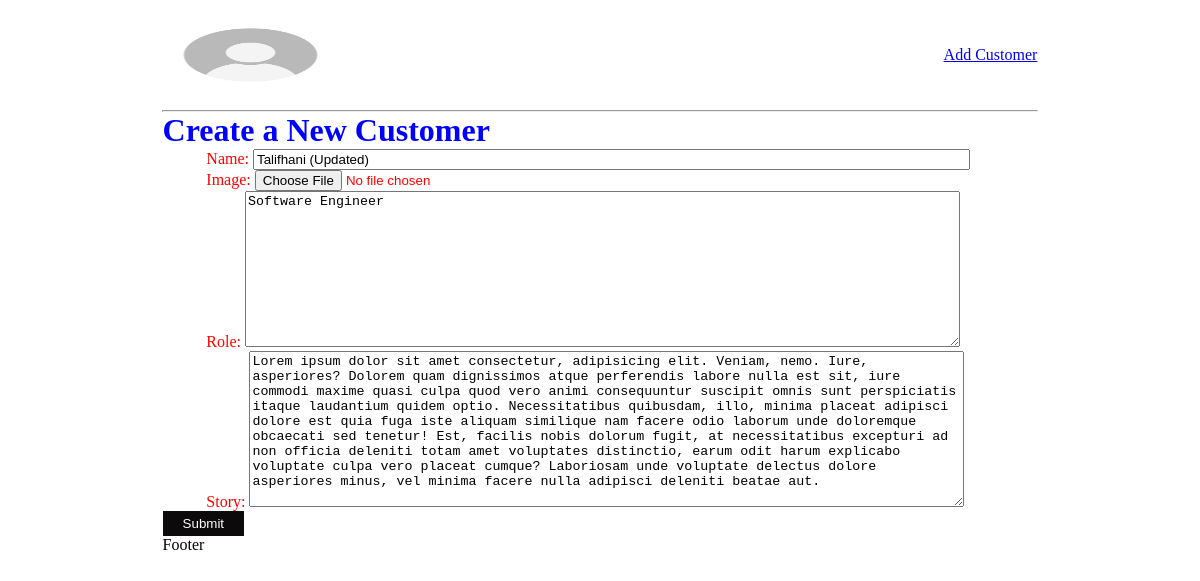
The app's page /update-customer/ba562d78-8d5e-48f3-a0ba-63f49922f26c with its own data.
### timetestapp/models.py (models this page shows, shortened)
class Customer(models.Model):
    id = models.UUIDField(primary_key=True, editable=False, unique=True, default=uuid.uuid4)
    name = models.CharField(max_length=200)
    image = models.ImageField(null=True, blank=True, default=DEFAULT)
    role = models.TextField(blank=True, null=True)
    story = models.TextField(blank=True, null=True)

### timetestapp/views.py (the view)
# urls.py: path('update-customer/<str:pk>', views.updateUser, name="update-customer"),
def updateUser(request, pk):
    customer = Customer.objects.get(id=pk)
    form = CutomerForm(instance=customer)
    if request.method == "POST":
        form = CutomerForm(request.POST, instance=customer)
        if form.is_valid():
            form.save()
            return redirect(users)
    context = {'form': form}
    return render(request, 'add-customer.html', context)

### timetestapp/forms.py
class CutomerForm(ModelForm):
    class Meta:
        model = Customer
        fields = '__all__'

### timetestapp/templates/add-customer.html (shortened to what this page needs)
<!DOCTYPE html>
<html lang="en">
  <head>
  </head>
  <body>
    {% extends 'home.html' %} {% block cont %}
    <h1>Create a New Customer</h1>
    <form action="" method="POST">
      {% csrf_token %} {{form.as_p}}
      <input type="submit" value="Submit" />
    </form>
    {% endblock cont %}

### static/css/main.css (style rules this page uses)
* { margin: 0; width: 90%; max-width: 1100px; margin: auto; }
h1 { color: blue; }
p { color: red; }
input[type=submit] { border: none; width: fit-content; padding: 5px 20px; color: white; background-color: rgb(12, 10, 10); }

### records on screen
Customer: name "Talifhani (Updated)", role "Software Engineer", story "Lorem ipsum dolor sit amet consectetur, adipisicing elit. Veniam, nemo. Iure, asperiores? Dolorem quam dignissimos atque perferendis labore nulla est sit, iure commodi maxime quasi culpa quod vero animi consequuntur suscipit omnis sunt perspiciatis itaque laudantium quidem optio. Necessitatibus quibusdam, illo, minima placeat adipisci dolore est quia fuga iste aliquam similique nam facere odio laborum unde doloremque obcaecati sed tenetur! Est, facilis nobis dolorum fugit, at necessitatibus excepturi ad non officia deleniti totam amet voluptates distinctio, earum odit harum explicabo voluptate culpa vero placeat cumque? Laboriosam unde voluptate delectus dolore asperiores minus, vel minima…"
